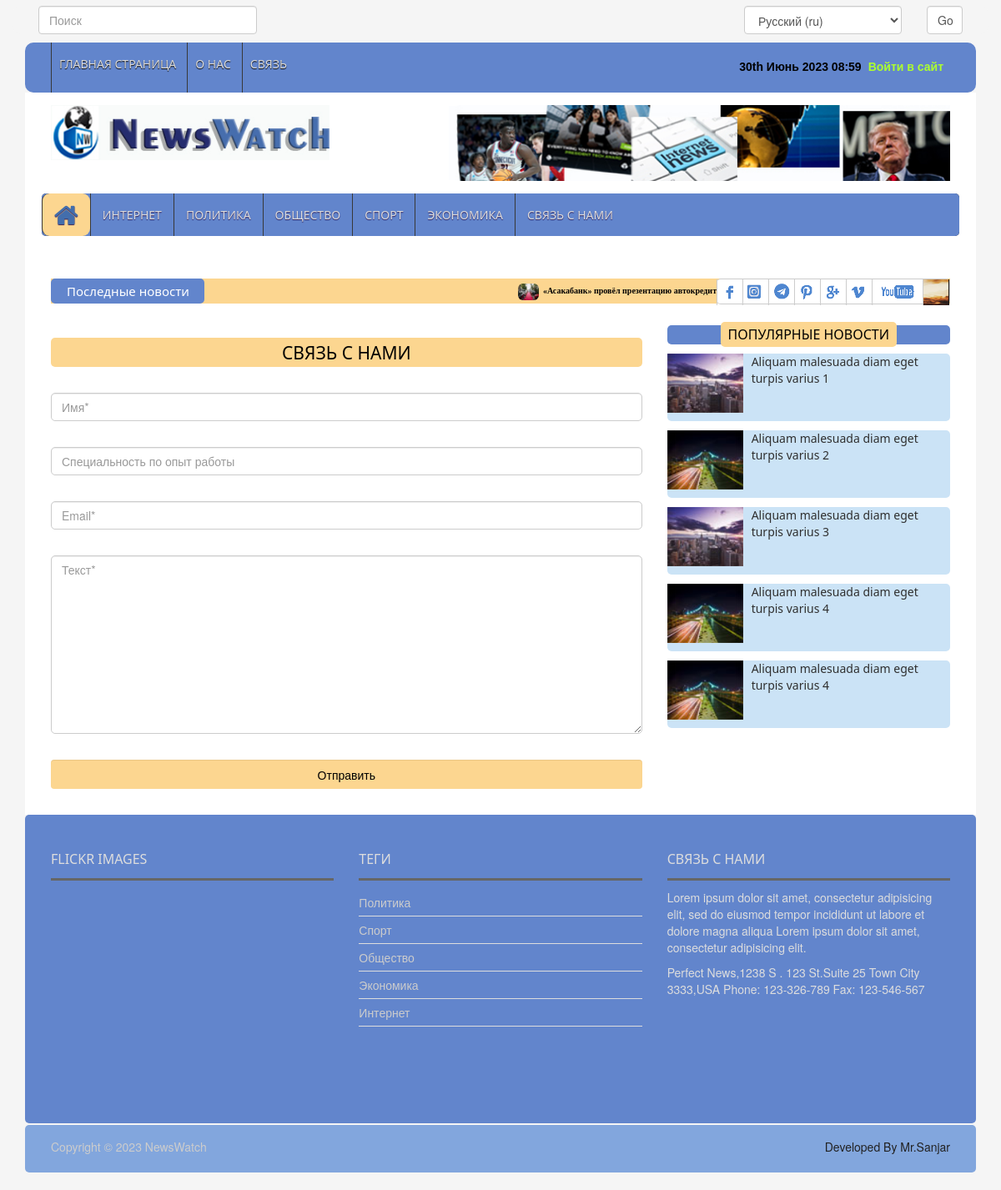
/ru/contacts-us/, run on the app's committed database.
### news_app/models.py (models this page shows, shortened)
class News(models.Model):
    class Status(models.TextChoices):
        Draft = "DF", "Draft"
        Published = "PB", "Published"
    title = models.CharField(max_length=200)
    slug = models.SlugField(max_length=200)
    body = models.TextField()
    image = models.ImageField(upload_to="news/images")
    category = models.ForeignKey(Category,
                                 on_delete=models.CASCADE)
    publish_time = models.DateTimeField(default=timezone.now)
    created_time = models.DateTimeField(auto_now_add=True)
    updated_time = models.DateTimeField(auto_now=True)
    status = models.CharField(max_length=2, choices=Status.choices,
                              default=Status.Draft)
    objects = models.Manager()
    published = PublishedManager()
    class Meta:
        ordering = ["-publish_time"]

class Category(models.Model):
    name = models.CharField(max_length=100)

### news_app/views.py (the view, shortened to what this page needs)
# urls.py: path('contacts-us/', ContactPageView.as_view(), name='contact_page'),
class ContactPageView(TemplateView):
    template_name = 'news/contact.html'
    def get(self, request, *args, **kwargs):
        form = ContactForm()
        context = {
            'form': form
        }
        return render(request, 'news/contact.html', context)

### news_app/forms.py
class ContactForm(forms.ModelForm):
    class Meta:
        model = Contacts
        fields = ['name', 'email', 'message', 'speciality']

### news_app/context_processor.py (called while the page is built)
def latest_news(request):
    latest_news = News.published.all().order_by('-publish_time')[:10]
    categories = Category.objects.all()
    context = {
        'latest_news': latest_news,
        'categories': categories
    }
    return context

### news_app/models.py (called while the page is built)
    def get_queryset(self):
        return super().get_queryset().filter(status=News.Status.Published)

### templates/news/contact.html (shortened to what this page needs)
{% extends 'news/base.html' %}
{% load i18n %}
{% load static %}
{% block content %}
    <div class="container">
    <section id="contentSection">
    <div class="row">
      <div class="col-lg-8 col-md-8 col-sm-8">
        <div class="left_content">
          <div class="contact_area">
            <h2>{% blocktrans %}Связь с нами{% endblocktrans %}</h2>
            <form action="#" class="contact_form" method="post">{% csrf_token %}
              <input class="form-control" type="text" placeholder="{% blocktrans %}Имя{% endblocktrans %}*" name="name">
              <input class="form-control" type="text" placeholder="{% blocktrans %}Специальность по опыт работы{% endblocktrans %}" name="speciality">
              <input class="form-control" type="email" placeholder="{% blocktrans %}Email{% endblocktrans %}*" name="email">
              <textarea class="form-control" cols="30" rows="10" placeholder="{% blocktrans %}Текст{% endblocktrans %}*"></textarea>
              <input type="submit" value="{% blocktrans %}Отправить{% endblocktrans %}" class="form-control" name="message">
            </form>
          </div>
        </div>
      </div>
      <div class="col-lg-4 col-md-4 col-sm-4">
        <aside class="right_content">
          <div class="single_sidebar">
            <h2><span>{% blocktrans %}Популярные новости{% endblocktrans %}</span></h2>
            <ul class="spost_nav">
              <li>
                <div class="media wow fadeInDown"> <a href="single_page.html" class="media-left"> <img alt="" src="{% static 'images/post_img1.jpg' %}"> </a>
                  <div class="media-body"> <a href="single_page.html" class="catg_title"> Aliquam malesuada diam eget turpis varius 1</a> </div>
                </div>
              </li>
              <li>
                <div class="media wow fadeInDown"> <a href="single_page.html" class="media-left"> <img alt="" src="{% static 'images/post_img2.jpg' %}"> </a>
                  <div class="media-body"> <a href="single_page.html" class="catg_title"> Aliquam malesuada diam eget turpis varius 2</a> </div>
                </div>
              </li>
              <li>
                <div class="media wow fadeInDown"> <a href="single_page.html" class="media-left"> <img alt="" src="{% static 'images/post_img1.jpg' %}"> </a>
                  <div class="media-body"> <a href="single_page.html" class="catg_title"> Aliquam malesuada diam eget turpis varius 3</a> </div>
                </div>
              </li>
              <li>
                <div class="media wow fadeInDown"> <a href="single_page.html" class="media-left"> <img alt="" src="{% static 'images/post_img2.jpg' %}"> </a>
                  <div class="media-body"> <a href="single_page.html" class="catg_title"> Aliquam malesuada diam eget turpis varius 4</a> </div>
                </div>
              </li>
              <li>
                <div class="media wow fadeInDown"> <a href="single_page.html" class="media-left"> <img alt="" src="{% static 'images/post_img2.jpg' %}"> </a>
                  <div class="media-body"> <a href="single_page.html" class="catg_title"> Aliquam malesuada diam eget turpis varius 4</a> </div>
                </div>
              </li>
            </ul>
          </div>
        </aside>
      </div>
    </div>
    </section>
    </div>
{% endblock content %}

### templates/news/base.html (shortened to what this page needs)
{% load static %}
{% load i18n %}
<!DOCTYPE html>
<html lang="en">
<head>
    <link rel="stylesheet" type="text/css" href="{% static 'css/bootstrap.min.css' %}">
    <link rel="stylesheet" type="text/css" href="{% static 'css/font-awesome.min.css' %}">
    <link rel="stylesheet" type="text/css" href="{% static 'css/animate.css' %}">
    <link rel="stylesheet" type="text/css" href="{% static 'css/font.css' %}">
    <link rel="stylesheet" type="text/css" href="{% static 'css/li-scroller.css' %}">
    <link rel="stylesheet" type="text/css" href="{% static 'css/slick.css' %}">
    <link rel="stylesheet" type="text/css" href="{% static 'css/jquery.fancybox.css' %}">
    <link rel="stylesheet" type="text/css" href="{% static 'css/theme.css' %}">
    <link rel="stylesheet" type="text/css" href="{% static 'css/style.css' %}">
</head>
<body>
    <div class="container">
      <header id="header">
      <div class=" row" style="margin-bottom: 10px;">
            <div class="header_top" style="background-color: #f5f5f5">
                <div class="col-lg-3 col-md-3 col-sm-6 col-xs-6" style="padding-left: 0px">
                    <form method="get" action="{% url 'search_results' %}">
                                <input  type="search" name="q" placeholder="{% blocktrans %}Поиск{% endblocktrans %}" class="form-control" >
                            </form>
                </div>
                <div class="col-lg-3 col-md-3"></div>
                <div class="col-lg-3 col-md-3"></div>
                <div class="col-lg-3 col-md-3 col-sm-6 col-xs-6" style="padding-right: 0px">
                    <form action="{% url 'set_language' %}" method="post">{% csrf_token %}
                        <div class="row">
                            <div class="col-lg-9 col-md-8 col-sm-8 col-xs-8">
                                <select class="form-control" name="language">
                                    {% get_current_language as LANGUAGE_CODE %}
                                    {% get_available_languages as LANGUAGES %}
                                    {% get_language_info_list for LANGUAGES as languages %}
                                    {% for language in languages %}
                                        <option value="{{ language.code }}"{% if language.code == LANGUAGE_CODE %} selected{% endif %}>
                                            {{ language.name_local }} ({{ language.code }})
                                        </option>
                                    {% endfor %}
                                </select>
                            </div>
                            <div class="col-lg-3 col-md-4 col-sm-4 col-xs-4">
                                <input class="form-control" type="submit" value="Go" >
                            </div>
                        </div>
                    </form>
                </div>
            </div>
        </div>
<div class="row">
  <div class="col-lg-12 col-md-12 col-sm-12">
    <div class="header_top">
      <div class="header_top_left">
        <ul class="top_nav">
          <li><a href="{% url 'home_page' %}">{% blocktrans %}Главная страница{% endblocktrans %}</a></li>
          <li><a id="about" href="#">О нас</a></li>
          <li><a href="{% url 'contact_page' %}">{% blocktrans %}Связь{% endblocktrans %}</a></li>
        </ul>
              </div>
              <div class="header_top_right">
              {% if request.user.is_authenticated %}
                  <p class="my_profile">
                      <a href="{% url 'user_profile'%}" >{% blocktrans %}Мой профил{% endblocktrans %} </a>
                      <a href="{% url 'logout'%}">{% blocktrans %}Выйти{% endblocktrans %}</a>
                  </p>
              {% else %}
                  <p><a href="{% url 'login'%}" style="color: greenyellow; font-size: 14px ">{% blocktrans %}Войти в сайт{% endblocktrans %}</a></p>
              {% endif %}
              <p style="color: black; font-size: 14px">{% now "jS F Y H:i" %}</p>
              </div>
            </div>
          </div>
          <div class="col-lg-12 col-md-12 col-sm-12">
            <div class="header_bottom">
              <div class="logo_area"><a href="{% url 'home_page' %}" class="logo"><img src="{% static 'images/logo.jpg' %}" alt=""></a></div>
              <div class="add_banner"><a href="#"><img src="{% static 'images/addbanner_728x90_V1.jpg' %}" alt="addbaner"></a></div>
            </div>
          </div>
        </div>
      </header>
      <section id="navArea">
        <nav class="navbar navbar-inverse" role="navigation">
          <div class="row" style="background-color: #6285cc; margin: 0; border-radius: 5px">
             <div id="navbar" class="navbar-collapse collapse">
                    <ul class="nav navbar-nav main_nav">
                        <li class="active" ><a href="{% url 'home_page' %}"><span class="fa fa-home desktop-home"></span>
                            <span class="mobile-show">Главная страница</span></a></li>
                        <li><a href="{% url 'internet_news_page' %}">{% blocktrans %}Интернет{% endblocktrans %}</a></li>
                        <li><a href="{% url 'politic_news_page' %}">{% blocktrans %}Политика{% endblocktrans %}</a></li>
                        <li><a href="{% url 'local_news_page' %}">{% blocktrans %}Общество{% endblocktrans %}</a></li>
                        <li><a href="{% url 'sport_news_page' %}">{% blocktrans %}Спорт{% endblocktrans %}</a></li>
                        <li><a href="{% url 'economic_news_page' %}">{% blocktrans %}Экономика{% endblocktrans %}</a></li>
                        <li><a href="{% url 'contact_page' %}">{% blocktrans %}Связь с нами{% endblocktrans %}</a></li>
                    </ul>
                </div>
          </div>
        </nav>
      </section>
      <section id="newsSection">
        <div class="row">
          <div class="col-lg-12 col-md-12">
            <div class="latest_newsarea"> <span>{% blocktrans %}Последные новости{% endblocktrans %}</span>
              <ul id="ticker01" class="news_sticker list-group">
                  {% for news in latest_news %}
                    <li class="list-item"><a style="color: black" href="{% url 'news_detail_page' news.slug %}"><img class="img-rounded" src="{{ news.image.url }}" alt="">{{ news.title }}</a></li>
                  {% endfor %}
              </ul>
              <div class="social_area">
                <ul class="social_nav list-group">
                  <li class="facebook"><a href="https://www.facebook.com/sanjar.utkirovich?mibextid=ZbWKwL" target="_blank"></a></li>
                  <li class="twitter"><a href="https://www.instagram.com/__maxmudov/?fbclid=IwAR1j34PBpgmZa_ILZe4x4HN6QAI4V1A8puBlIlBeM-Vn23fjLdzUaa776_Q" target="_blank"></a></li>
                  <li class="flickr"><a href="https://t.me/cocksure" target="_blank"></a></li>
                  <li class="pinterest"><a href="https://www.pinterest.com/" target="_blank"></a></li>
                  <li class="googleplus"><a href="#"></a></li>
                  <li class="vimeo"><a href="#"></a></li>
                  <li class="youtube"><a href="#"></a></li>
                  <li class="mail"><a href="#"></a></li>
                </ul>
              </div>
            </div>
          </div>
        </div>
      </section>
    </div>
    {% block content %}
    {% endblock content %}
<div class="container">
    <footer id="footer">
        <div class="footer_top">
          <div class="row">
            <div class="col-lg-4 col-md-4 col-sm-4">
              <div class="footer_widget wow fadeInLeftBig">
                <h2>Flickr Images</h2>
              </div>
            </div>
            <div class="col-lg-4 col-md-4 col-sm-4">
              <div class="footer_widget wow fadeInDown">
                <h2>Теги</h2>
                <ul class="tag_nav">
                    {% for category in categories %}
                  <li><a href="#">{{ category.name }}</a></li>
                    {% endfor %}
                </ul>
              </div>
            </div>
            <div class="col-lg-4 col-md-4 col-sm-4">
              <div class="footer_widget wow fadeInRightBig">
                <h2>Связь с нами</h2>
                <p>Lorem ipsum dolor sit amet, consectetur adipisicing elit, sed do eiusmod tempor incididunt ut labore et dolore magna aliqua Lorem ipsum dolor sit amet, consectetur adipisicing elit.</p>
                <address>
                Perfect News,1238 S . 123 St.Suite 25 Town City 3333,USA Phone: 123-326-789 Fax: 123-546-567
                </address>
              </div>
            </div>
          </div>
        </div>
<div class="footer_bottom">
  <p class="copyright">Copyright &copy; 2023 <a href="{% url 'home_page' %}">NewsWatch</a></p>
  <p class="developer">Developed By Mr.Sanjar</p>
</div>
</footer>
</div>
</body>
</html>

### static/css/li-scroller.css (style rules this page uses)
ul.newsticker { position:relative; left:750px; font:bold 10px Verdana; list-style-type:none; margin:0; padding:0 }
ul.newsticker li { float:left; margin:0; padding:0 }
ul.newsticker a { white-space:nowrap; padding:0; color:#fff; margin:0 50px 0 0 }
ul.newsticker a > img { height:20px; margin-right:5px; width:25px }

### static/css/theme.css (style rules this page uses)
.latest_newsarea span { background:none repeat scroll 0 0 }
.single_sidebar > h2 span { background:none repeat scroll 0 0 }

### data on the page
News: image (picture), title "«Асакабанк» провёл презентацию автокредитов на обновлённых условиях"
Category: name "Политика"
Category: name "Спорт"
Category: name "Общество"
Category: name "Экономика"
Category: name "Интернет"

### other printed values
form field language "Русский (ru)"
